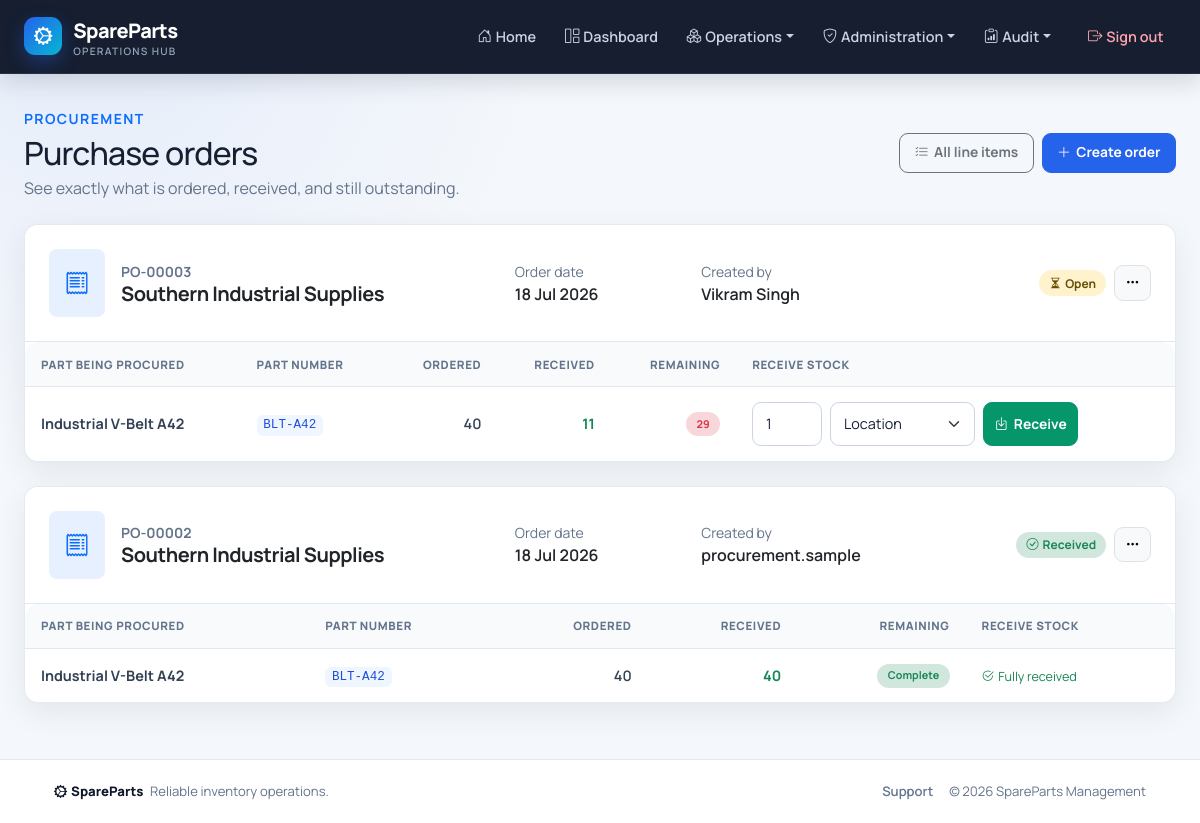
/procurement/purchaseorders/ (signed in), run on the app's committed database.
### procurement/models.py (models this page shows, shortened)
class PurchaseOrder(models.Model):
    supplier = models.ForeignKey(Supplier, on_delete=models.CASCADE)
    created_by = models.ForeignKey(CustomUser, on_delete=models.SET_NULL, null=True)
    created_at = models.DateTimeField(auto_now_add=True)
    received = models.BooleanField(default=False)

class Supplier(models.Model):
    name = models.CharField(max_length=200)
    contact_person = models.CharField(max_length=100, blank=True, null=True)
    email = models.EmailField(blank=True, null=True)
    phone = models.CharField(max_length=15, blank=True, null=True)
    address = models.TextField(blank=True, null=True)

class PurchaseOrderItem(models.Model):
    purchase_order = models.ForeignKey(
        PurchaseOrder,
        on_delete=models.CASCADE,
        related_name='items'
    )
    part = models.ForeignKey(Part, on_delete=models.CASCADE)
    quantity = models.PositiveIntegerField()
    received_quantity = models.PositiveIntegerField(default=0)
    @property
    def remaining_quantity(self):
        return max(self.quantity - self.received_quantity, 0)

### core/models.py (models this page shows, shortened)
class CustomUser(AbstractUser):
    role = models.ForeignKey(
        Role, on_delete=models.SET_NULL, null=True, blank=True, related_name='users'
    )
    phone = models.CharField(max_length=15, blank=True, null=True)
    access_permissions = models.ManyToManyField(
        AccessPermission, blank=True, related_name='users'
    )
    def has_access(self, code):
        if not self.is_authenticated or not self.is_active:
            return False
        if self.is_superuser:
            return True
        return self.get_effective_access_permissions().filter(code=code).exists()

### parts/models.py (models this page shows, shortened)
class Part(models.Model):
    name = models.CharField(max_length=200)
    part_number = models.CharField(max_length=50, unique=True)
    category = models.ForeignKey(Category, on_delete=models.SET_NULL, null=True)
    brand = models.ForeignKey(Brand, on_delete=models.SET_NULL, null=True)
    description = models.TextField(blank=True, null=True)
    barcode = models.CharField(max_length=100, blank=True, null=True)
    image = models.ImageField(upload_to='parts/', blank=True, null=True)

### procurement/views.py (the view)
# urls.py: path('purchaseorders/', views.PurchaseOrderListView.as_view(), name='purchaseorder_list'),
class PurchaseOrderListView(LoginRequiredMixin, RoleRequiredMixin, ListView):
    model = PurchaseOrder
    template_name = 'purchaseorder_list.html'
    context_object_name = 'purchase_orders'
    allowed_roles = ['admin', 'procurement_officer']
    def get_queryset(self):
        return PurchaseOrder.objects.select_related(
            'supplier', 'created_by'
        ).prefetch_related('items__part').order_by('-created_at')
    def get_context_data(self, **kwargs):
        context = super().get_context_data(**kwargs)
        context['locations'] = Location.objects.order_by('name')
        return context

### core/templatetags/rbac.py (called while the page is built)
@register.filter
def has_access(user, code):
    return bool(getattr(user, 'has_access', lambda unused: False)(code))

### parts/mixins.py (called while the page is built)
    def get_permission_required(self):
        if self.permission_required:
            return self.permission_required
        model_name = self.model._meta.model_name
        module = self.permission_modules.get(model_name, model_name)
        action = 'view' if self.__class__.__name__.endswith(('ListView', 'DetailView')) else 'manage'
        return f'{module}.{action}'

    def dispatch(self, request, *args, **kwargs):
        if self.get_permission_required() == 'users.manage' and not request.user.is_superuser:
            raise PermissionDenied("Only a super admin can manage users and permissions.")
        if request.user.is_authenticated and request.user.has_access(self.get_permission_required()):
            return super().dispatch(request, *args, **kwargs)
        raise PermissionDenied("You do not have permission to access this page.")

### templates/purchaseorder_list.html (shortened to what this page needs)
{% extends "base.html" %}
{% block content %}
<div class="d-flex justify-content-between align-items-center mb-4">
    <div><span class="text-primary fw-bold small text-uppercase" style="letter-spacing:.1em;">Procurement</span><h1 class="h2 mt-1 mb-1">Purchase orders</h1><p class="text-muted mb-0">See exactly what is ordered, received, and still outstanding.</p></div>
    <div class="d-flex gap-2"><a href="{% url 'procurement:purchaseorderitem_list' %}" class="btn btn-outline-secondary"><i class="bi bi-list-check"></i>All line items</a><a href="{% url 'procurement:purchaseorder_add' %}" class="btn btn-primary"><i class="bi bi-plus-lg"></i>Create order</a></div>
</div>
<div class="d-grid gap-4">
{% for po in purchase_orders %}
    <article class="card">
        <div class="card-header p-3 p-lg-4">
            <div class="row align-items-center g-3">
                <div class="col-md-5"><div class="d-flex align-items-center gap-3"><div class="bg-primary bg-opacity-10 text-primary rounded-3 p-3"><i class="bi bi-receipt fs-4"></i></div><div><div class="small text-muted fw-bold">PO-{{ po.pk|stringformat:"05d" }}</div><h2 class="h5 fw-bold mb-0">{{ po.supplier.name }}</h2></div></div></div>
                <div class="col-6 col-md-2"><div class="small text-muted">Order date</div><div class="fw-semibold">{{ po.created_at|date:"d M Y" }}</div></div>
                <div class="col-6 col-md-2"><div class="small text-muted">Created by</div><div class="fw-semibold">{% if po.created_by %}{{ po.created_by.get_full_name|default:po.created_by.username }}{% else %}—{% endif %}</div></div>
                <div class="col-md-3 text-md-end">{% if po.received %}<span class="badge bg-success-subtle text-success me-2"><i class="bi bi-check-circle me-1"></i>Received</span>{% else %}<span class="badge bg-warning-subtle text-warning-emphasis me-2"><i class="bi bi-hourglass-split me-1"></i>Open</span>{% endif %}<div class="dropdown d-inline-block"><button class="btn btn-sm btn-light border" data-bs-toggle="dropdown" aria-label="Purchase order actions"><i class="bi bi-three-dots"></i></button></div></div>
            </div>
        </div>
        <div class="table-responsive"><table class="table"><thead><tr><th>Part being procured</th><th>Part number</th><th class="text-end">Ordered</th><th class="text-end">Received</th><th class="text-end">Remaining</th><th>Receive stock</th></tr></thead><tbody>
        {% for item in po.items.all %}<tr><td><strong>{{ item.part.name }}</strong></td><td><code>{{ item.part.part_number }}</code></td><td class="text-end fw-semibold">{{ item.quantity }}</td><td class="text-end"><span class="fw-bold text-success">{{ item.received_quantity }}</span></td><td class="text-end">{% if item.remaining_quantity == 0 %}<span class="badge bg-success-subtle text-success">Complete</span>{% else %}<span class="badge bg-danger-subtle text-danger">{{ item.remaining_quantity }}</span>{% endif %}</td><td>{% if item.remaining_quantity %}<form method="post" action="{% url 'procurement:purchaseorderitem_receive' item.pk %}" class="d-flex flex-wrap gap-2" style="min-width:310px;">{% csrf_token %}<input type="number" name="quantity" min="1" max="{{ item.remaining_quantity }}" value="1" class="form-control form-control-sm" style="width:70px;" aria-label="Quantity received for {{ item.part.name }}"><select name="location" class="form-select form-select-sm" style="width:145px;" required aria-label="Receiving location"><option value="">Location</option>{% for location in locations %}<option value="{{ location.pk }}">{{ location.name }}</option>{% endfor %}</select><button type="submit" class="btn btn-sm btn-success"><i class="bi bi-box-arrow-in-down"></i>Receive</button></form>{% else %}<span class="small text-success"><i class="bi bi-check2-circle me-1"></i>Fully received</span>{% endif %}</td></tr>
        {% empty %}<tr><td colspan="6" class="text-center py-4"><span class="text-muted">No items added to this order.</span> <a href="{% url 'procurement:purchaseorderitem_add' po.pk %}" class="fw-semibold">Add the first item</a></td></tr>{% endfor %}
        </tbody></table></div>
    </article>
{% endfor %}
</div>
{% endblock %}

### templates/base.html (style rules this page uses)
:root { --sp-navy: #0f172a; --sp-navy-soft: #1e293b; --sp-primary: #2563eb; --sp-primary-dark: #1d4ed8; --sp-cyan: #06b6d4; --sp-surface: #ffffff; --sp-bg: #f4f7fb; --sp-border: #e2e8f0; --sp-muted: #64748b; --sp-text: #172033; --sp-radius: 14px; --sp-shadow: 0 10px 30px rgba(15, 23, 42, .07); }
* { box-sizing: border-box; }
html { scroll-behavior: smooth; }
body { min-height: 100vh; display: flex; flex-direction: column; margin: 0; color: var(--sp-text); background: radial-gradient(circle at 8% 0%, rgba(37, 99, 235, .07), transparent 28rem), var(--sp-bg); font-family: "Manrope", system-ui, -apple-system, "Segoe UI", sans-serif; -webkit-font-smoothing: antialiased; }
a { text-underline-offset: 3px; }
.page-header, .d-flex.justify-content-between.mb-4, .d-flex.justify-content-between.align-items-center.mb-4 { gap: 1rem; align-items: center; }
h1, h2, h3, h4, h5, h6 { color: var(--sp-navy); letter-spacing: -.025em; }
h1, .h1 { font-weight: 800; }
.text-muted { color: var(--sp-muted) !important; }
.card { border: 1px solid rgba(226, 232, 240, .9) !important; border-radius: var(--sp-radius) !important; background: var(--sp-surface); box-shadow: var(--sp-shadow) !important; overflow: hidden; }
.card-header { padding: 1rem 1.25rem; background: #fff !important; border-bottom: 1px solid var(--sp-border) !important; }
.table-responsive { border-radius: inherit; }
.table { --bs-table-bg: transparent; --bs-table-hover-bg: #f8fafc; margin-bottom: 0; vertical-align: middle; }
.table thead th { padding: .85rem 1rem; border-bottom: 1px solid var(--sp-border); background: #f8fafc !important; color: #64748b !important; font-size: .72rem !important; font-weight: 800 !important; letter-spacing: .055em; text-transform: uppercase; white-space: nowrap; }
.table tbody td { padding: .9rem 1rem; border-color: #edf2f7; color: #334155; font-size: .9rem; }
.table tbody tr:last-child td { border-bottom: 0; }
.form-control, .form-select, form p input:not([type="checkbox"]):not([type="radio"]), form p select, form p textarea { width: 100%; min-height: 44px; padding: .65rem .8rem; border: 1px solid #cbd5e1; border-radius: 9px; background-color: #fff; color: var(--sp-text); font: inherit; font-size: .9rem; transition: border-color .18s ease, box-shadow .18s ease; }
.btn { min-height: 40px; display: inline-flex; align-items: center; justify-content: center; gap: .35rem; padding: .55rem .9rem; border-radius: 9px; font-size: .86rem; font-weight: 700; box-shadow: none !important; transition: transform .16s ease, background .16s ease, border-color .16s ease; }
.btn-primary { background: var(--sp-primary); border-color: var(--sp-primary); }
.btn-success { background: #059669; border-color: #059669; }
.btn-sm { min-height: 34px; padding: .4rem .65rem; }
.badge { padding: .42rem .65rem; border-radius: 999px; font-weight: 700; }
code { padding: .2rem .42rem; border-radius: 6px; background: #eff6ff; color: #1d4ed8; }

### data on the page
PurchaseOrder: pk "00003", supplier.name "Southern Industrial Supplies", created_at "18 Jul 2026", created_by.get_full_name "Vikram Singh", received False (drawn)
PurchaseOrderItem: part.name "Industrial V-Belt A42", part.part_number "BLT-A42", quantity "40", received_quantity "11", remaining_quantity "29"
PurchaseOrder: pk "00002", supplier.name "Southern Industrial Supplies", created_at "18 Jul 2026", created_by.get_full_name "procurement.sample", received True (drawn)
PurchaseOrderItem: part.name "Industrial V-Belt A42", part.part_number "BLT-A42", quantity "40", received_quantity "40", shows "Complete", shows "Fully received"
